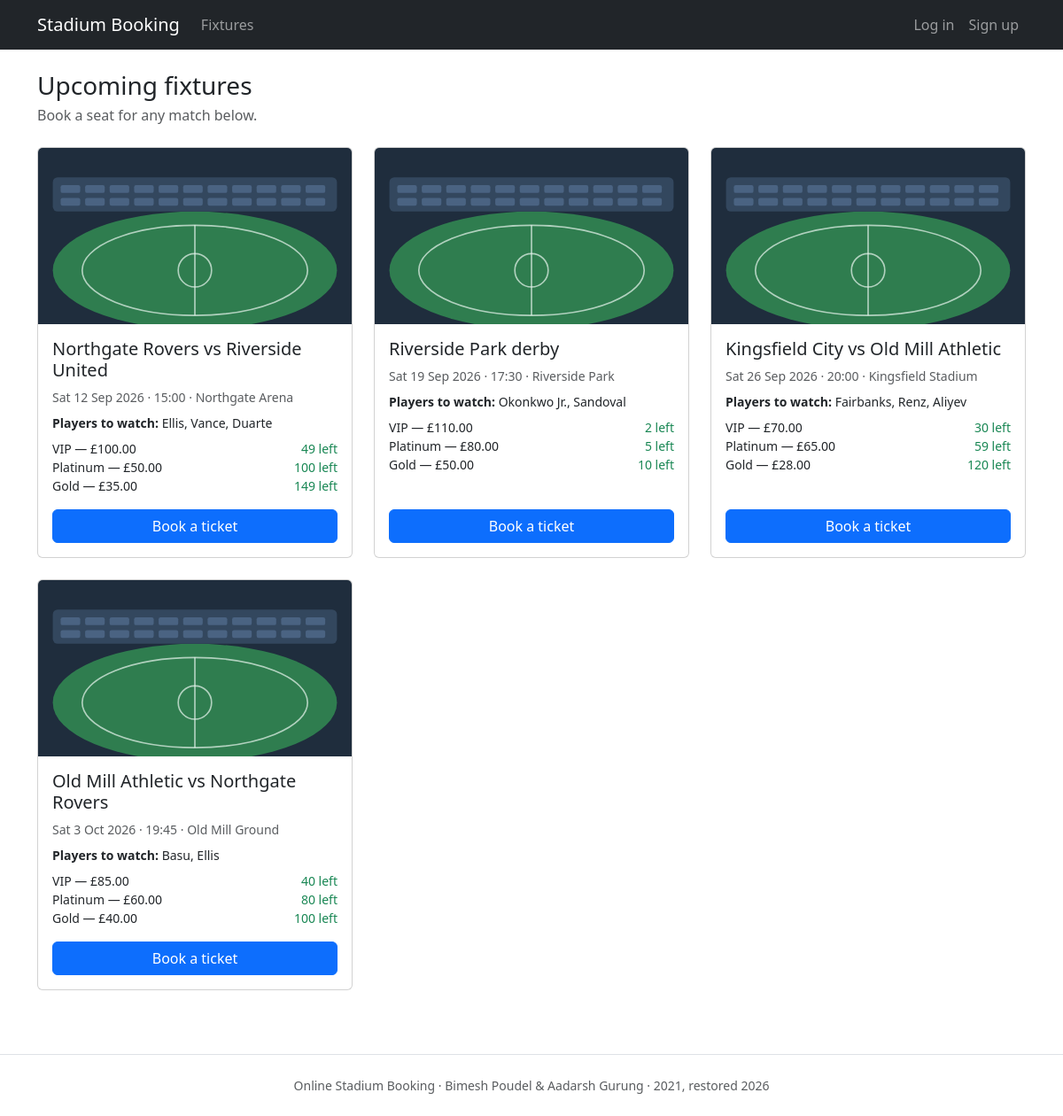
Screenshot of /src/public/index.php with the database file from the repository.
### tables this page shows
CREATE TABLE matches (
    mid             INT UNSIGNED   NOT NULL AUTO_INCREMENT,
    title           VARCHAR(200)   NOT NULL,
    description     TEXT           NULL,
    venue           INT UNSIGNED   NOT NULL,         
    match_date      DATE           NOT NULL,         
    kickoff_time    TIME           NOT NULL,         
    ptw             VARCHAR(255)   NULL,             
    price_vip       DECIMAL(10,2)  NOT NULL DEFAULT 0.00,   
    price_platinum  DECIMAL(10,2)  NOT NULL DEFAULT 0.00,   
    price_gold      DECIMAL(10,2)  NOT NULL DEFAULT 0.00,   
    hometeam        INT UNSIGNED   NOT NULL,
    awayteam        INT UNSIGNED   NOT NULL,
    PRIMARY KEY (mid),
    KEY idx_matches_venue (venue),
    KEY idx_matches_date (match_date),                             
    KEY idx_matches_hometeam (hometeam),
    KEY idx_matches_awayteam (awayteam),
    CONSTRAINT fk_matches_venue                                    
        FOREIGN KEY (venue) REFERENCES stadium (sid)
        ON UPDATE CASCADE ON DELETE RESTRICT,
     
     
     
     
     
    CONSTRAINT fk_matches_hometeam                                 
        FOREIGN KEY (hometeam) REFERENCES teams (tid)
        ON UPDATE RESTRICT ON DELETE RESTRICT,
    CONSTRAINT fk_matches_awayteam                                 
        FOREIGN KEY (awayteam) REFERENCES teams (tid)
        ON UPDATE RESTRICT ON DELETE RESTRICT,
    CONSTRAINT chk_matches_distinct_teams                          
        CHECK (hometeam <> awayteam),
    CONSTRAINT chk_matches_prices_non_negative                     
        CHECK (price_vip >= 0 AND price_platinum >= 0 AND price_gold >= 0)
);

CREATE TABLE stadium (
    sid               INT UNSIGNED NOT NULL AUTO_INCREMENT,
    name              VARCHAR(150) NOT NULL,           
    capacity_vip      INT UNSIGNED NOT NULL DEFAULT 0, 
    capacity_platinum INT UNSIGNED NOT NULL DEFAULT 0, 
    capacity_gold     INT UNSIGNED NOT NULL DEFAULT 0, 
    photo             VARCHAR(255) NULL,
    description       TEXT         NULL,
    PRIMARY KEY (sid),
    UNIQUE KEY uq_stadium_name (name)                  
);

### src/config/helpers.php (called while the page is built, shortened)
<?php
function e(?string $value): string
{
    return htmlspecialchars($value ?? '', ENT_QUOTES | ENT_SUBSTITUTE, 'UTF-8');
}
function url(string $path = ''): string
{
    $base = rtrim(getenv('APP_BASE_URL') ?: '', '/');
    if ($base === '') {
        $scheme = (!empty($_SERVER['HTTPS']) && $_SERVER['HTTPS'] !== 'off') ? 'https' : 'http';
        $host   = $_SERVER['HTTP_HOST'] ?? 'localhost';
        $base   = $scheme . '://' . $host;
    }
    return $base . '/' . ltrim($path, '/');
}
function tier_label(string $tier): string
{
    return $tier === 'vip' ? 'VIP' : ucfirst($tier);
}
function is_valid_tier(string $tier): bool
{
    return in_array($tier, SEAT_TIERS, true);
}
function tier_capacity_column(string $tier): string
{
    return 'capacity_' . $tier;
}
function money(float|string|null $amount): string
{
    return number_format((float) $amount, 2);
}

### src/config/auth.php (called while the page is built, shortened)
<?php
require_once __DIR__ . '/helpers.php';
function current_user(): ?array
{
    if (empty($_SESSION['uid'])) {
        return null;
    }
    static $user = null;
    return $user;
}

### src/config/booking.php (called while the page is built, shortened)
<?php
require_once __DIR__ . '/helpers.php';
function seats_remaining(PDO $pdo, int $matchId, string $tier): int
{
    $capacityColumn = tier_capacity_column($tier);
    $stmt = $pdo->prepare(
        "SELECT s.{$capacityColumn} - (
                    SELECT COUNT(*) FROM bookings b
                    WHERE b.mid = m.mid AND b.seat_tier = :tier
                ) AS remaining
           FROM matches m
           JOIN stadium s ON s.sid = m.venue
          WHERE m.mid = :mid"
    );
    $stmt->execute(['mid' => $matchId, 'tier' => $tier]);
    $row = $stmt->fetch();
    return $row === false ? 0 : max(0, (int) $row['remaining']);
}
function seats_remaining_all(PDO $pdo, int $matchId): array
{
    $out = [];
    foreach (SEAT_TIERS as $tier) {
        $out[$tier] = seats_remaining($pdo, $matchId, $tier);
    }
    return $out;
}

### src/public/index.php (the view, shortened to what this page needs)
<?php
require_once __DIR__ . '/../config/db.php';
require_once __DIR__ . '/../config/helpers.php';
require_once __DIR__ . '/../config/booking.php';
$pdo = db();
$matches = $pdo->query(
    'SELECT m.mid, m.title, m.description, m.match_date, m.kickoff_time, m.ptw,
            m.price_vip, m.price_platinum, m.price_gold,
            s.name AS venue_name,
            home.name AS home_team, away.name AS away_team
       FROM matches m
       JOIN stadium s    ON s.sid = m.venue
       JOIN teams  home  ON home.tid = m.hometeam
       JOIN teams  away  ON away.tid = m.awayteam
      ORDER BY m.match_date, m.kickoff_time'
)->fetchAll();
require __DIR__ . '/../views/header.php';
?>
<div class="page-hero mb-4">
    <h1 class="h3 mb-1">Upcoming fixtures</h1>
    <p class="text-muted mb-0">Book a seat for any match below.</p>
</div>
<div class="row g-4">
    <?php foreach ($matches as $m):
        $remaining = seats_remaining_all($pdo, (int) $m['mid']);
        $totalLeft = array_sum($remaining);
        $slug  = preg_replace('/[^a-z0-9]+/', '-', strtolower($m['home_team'] . '-vs-' . $m['away_team']));
        $image = file_exists(__DIR__ . "/assets/img/{$slug}.png")
            ? url("assets/img/{$slug}.png")
            : url('assets/img/placeholder.svg');
    ?>
        <div class="col-md-6 col-lg-4">
            <div class="card h-100">
                <img src="<?= e($image) ?>" class="card-img-top match-thumb"
                     alt="<?= e($m['home_team'] . ' versus ' . $m['away_team']) ?>">
                <div class="card-body d-flex flex-column">
                    <h2 class="h5 card-title"><?= e($m['title']) ?></h2>
                    <p class="text-muted small mb-2">
                        <?= e(date('D j M Y', strtotime($m['match_date']))) ?>
                        &middot;
                        <?= e(date('H:i', strtotime($m['kickoff_time']))) ?>
                        &middot;
                        <?= e($m['venue_name']) ?>
                    </p>
                    <?php if ($m['ptw']): ?>
                        <p class="small mb-2"><strong>Players to watch:</strong> <?= e($m['ptw']) ?></p>
                    <?php endif; ?>
                    <ul class="list-unstyled small mb-3">
                        <?php foreach (SEAT_TIERS as $tier): ?>
                            <li class="d-flex justify-content-between">
                                <span><?= e(tier_label($tier)) ?> — &pound;<?= e(money($m['price_' . $tier])) ?></span>
                                <span class="<?= $remaining[$tier] === 0 ? 'text-danger' : 'text-success' ?>">
                                    <?= $remaining[$tier] === 0 ? 'Sold out' : e((string) $remaining[$tier]) . ' left' ?>
                                </span>
                            </li>
                        <?php endforeach; ?>
                    </ul>
                    <a class="btn btn-primary mt-auto <?= $totalLeft === 0 ? 'disabled' : '' ?>"
                       href="<?= url('booking.php?match=' . (int) $m['mid']) ?>">
                        <?= $totalLeft === 0 ? 'Sold out' : 'Book a ticket' ?>
                    </a>
                </div>
            </div>
        </div>
    <?php endforeach; ?>
</div>
<?php require __DIR__ . '/../views/footer.php'; ?>

### src/views/header.php (shortened to what this page needs)
<?php
require_once __DIR__ . '/../config/auth.php';
$viewer = current_user();
?>
<!DOCTYPE html>
<html lang="en">
<head>
    <link rel="stylesheet" href="<?= url('assets/css/bootstrap.min.css') ?>">
    <link rel="stylesheet" href="<?= url('assets/css/style.css') ?>">
</head>
<body>
<header>
    <nav class="navbar navbar-expand-lg navbar-dark bg-dark">
        <div class="container">
            <a class="navbar-brand" href="<?= url('index.php') ?>">Stadium Booking</a>
            <div class="collapse navbar-collapse" id="nav">
                <ul class="navbar-nav me-auto">
                    <li class="nav-item">
                        <a class="nav-link" href="<?= url('index.php') ?>">Fixtures</a>
                    </li>
                </ul>
                <ul class="navbar-nav">
                    <?php if ($viewer): ?>
                        <li class="nav-item">
                            <a class="nav-link" href="<?= url('myticket.php') ?>">My tickets</a>
                        </li>
                        <li class="nav-item">
                            <span class="navbar-text me-2"><?= e($viewer['name'] ?: $viewer['email']) ?></span>
                        </li>
                        <li class="nav-item">
                            <form method="post" action="<?= url('logout.php') ?>" class="d-inline">
                                <?= csrf_field() ?>
                                <button type="submit" class="btn btn-link nav-link">Log out</button>
                            </form>
                        </li>
                    <?php else: ?>
                        <li class="nav-item"><a class="nav-link" href="<?= url('login.php') ?>">Log in</a></li>
                        <li class="nav-item"><a class="nav-link" href="<?= url('signup.php') ?>">Sign up</a></li>
                    <?php endif; ?>
                </ul>
            </div>
        </div>
    </nav>
</header>
<main class="container py-4">

### src/views/footer.php (shortened to what this page needs)
</main>
<footer class="border-top mt-5 py-4">
    <div class="container text-center text-muted small">
        Online Stadium Booking &middot; Bimesh Poudel &amp; Aadarsh Gurung &middot; 2021, restored 2026
    </div>
</footer>
</body>
</html>

### rows the page displays
matches: title "Northgate Rovers vs Riverside United", match_date "Sat 12 Sep 2026", kickoff_time "15:00", venue.name "Northgate Arena", ptw "Ellis, Vance, Duarte", tier "VIP", price_vip "100.00", tier "49", tier "Platinum", price_platinum "50.00", tier "100", tier "Gold", price_gold "35.00", tier "149"
matches: title "Riverside Park derby", match_date "Sat 19 Sep 2026", kickoff_time "17:30", venue.name "Riverside Park", ptw "Okonkwo Jr., Sandoval", tier "VIP", price_vip "110.00", tier "2", tier "Platinum", price_platinum "80.00", tier "5", tier "Gold", price_gold "50.00", tier "10"
matches: title "Kingsfield City vs Old Mill Athletic", match_date "Sat 26 Sep 2026", kickoff_time "20:00", venue.name "Kingsfield Stadium", ptw "Fairbanks, Renz, Aliyev", tier "VIP", price_vip "70.00", tier "30", tier "Platinum", price_platinum "65.00", tier "59", tier "Gold", price_gold "28.00", tier "120"
matches: title "Old Mill Athletic vs Northgate Rovers", match_date "Sat 3 Oct 2026", kickoff_time "19:45", venue.name "Old Mill Ground", ptw "Basu, Ellis", tier "VIP", price_vip "85.00", tier "40", tier "Platinum", price_platinum "60.00", tier "80", tier "Gold", price_gold "40.00", tier "100"
